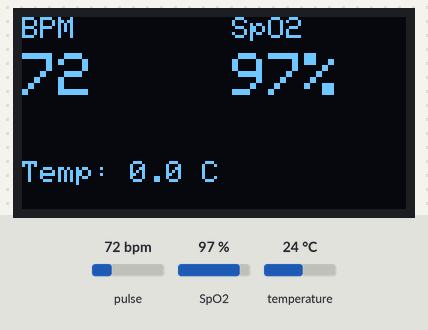
The sketch below on a simulated Seeed XIAO ESP32-C3. Parts: 128×64 one-colour display. The test bench sets the inputs (shaded band); at power-on: pulse 72 bpm, SpO2 97 %, temperature 24 °C. What the sketch prints to the serial monitor is not drawn.

Above: at 3.4 s.
3.5 s: pulse set to 42 bpm
At 5.6 s:
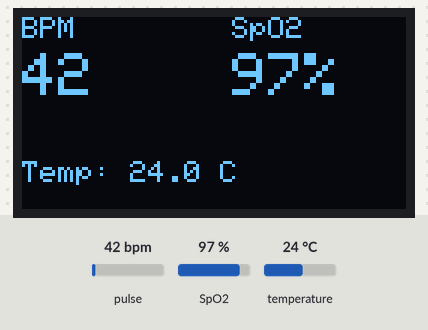
6.8 s: SpO2 set to 80 %
At 8.3 s:
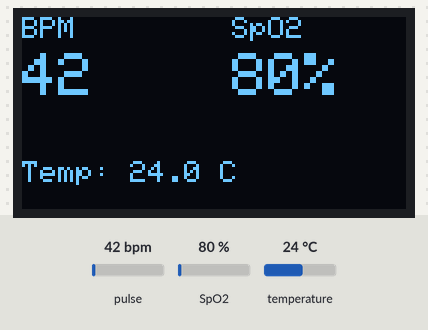
9.4 s: temperature set to 12 °C
At 10.9 s:
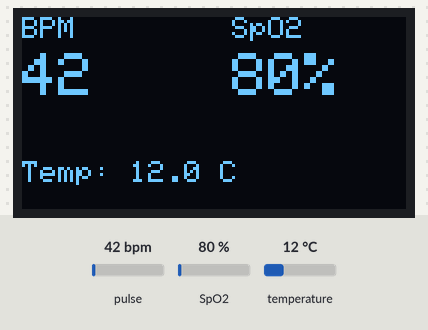
14.5 s: pulse set to 70 bpm
At 16.2 s:
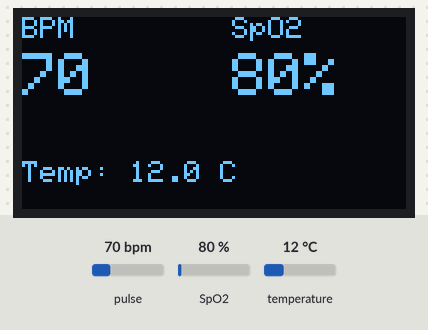
Timing chart, 0 to 17.7 s (numbered marks = the images above; inputs shaded):
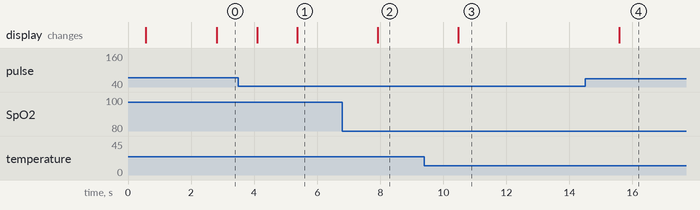

The sketch:

MAX30102_Full_Monitor.ino
```cpp
// (licence header left out)
#include <Wire.h>
#include "MAX30105.h"
#include "heartRate.h"
#include "spo2_algorithm.h"
#include <Adafruit_GFX.h>
#include <Adafruit_SSD1306.h>
#include <string.h>

// ====================== OLED ======================
#define SCREEN_WIDTH 128
#define SCREEN_HEIGHT 64
#define OLED_RESET    -1
Adafruit_SSD1306 display(SCREEN_WIDTH, SCREEN_HEIGHT, &Wire, OLED_RESET);

// ====================== SENSOR ======================
MAX30105 particleSensor;

const byte RATE_SIZE = 8;
byte rates[RATE_SIZE];
byte rateSpot = 0;
long lastBeat = 0;

float beatsPerMinute = 0;
int beatAvg = 0;

// SpO2 buffers
#define BUFFER_SIZE 100
uint32_t irBuffer[BUFFER_SIZE];
uint32_t redBuffer[BUFFER_SIZE];
int bufferIndex = 0;

int32_t spo2;
int8_t validSPO2;
int32_t heartRate;
int8_t validHeartRate;

float temperature = 0;
bool fingerDetected = false;

unsigned long lastTempRead = 0;
const unsigned long TEMP_READ_INTERVAL = 5000;

void setup() {
  Serial.begin(115200);
  delay(500);

  Serial.println("\n=== MAX30102 Full Monitor (HR + SpO2 + Temp) ===");
  Serial.println("Commands: r = reset average | t = force temp read");

  // ---------- OLED ----------
  if (!display.begin(SSD1306_SWITCHCAPVCC, 0x3C)) {
    Serial.println("WARNING: SSD1306 OLED not found at 0x3C");
    Serial.println("Continuing without display...");
  } else {
    display.clearDisplay();
    display.setTextSize(1);
    display.setTextColor(SSD1306_WHITE);
    display.setCursor(0, 0);
    display.println("MAX30102 Starting...");
    display.display();
    delay(1000);
  }

  // ---------- Sensor ----------
  if (!particleSensor.begin(Wire, I2C_SPEED_FAST)) {
    Serial.println("ERROR: MAX3010x not found! Check wiring.");
    while (1);
  }

  Serial.println("Sensor initialized successfully");

  // Recommended settings for SpO2 + Heart Rate
  byte ledBrightness = 60;
  byte sampleAverage = 4;
  byte ledMode = 2;          // Red + IR
  byte sampleRate = 100;
  int pulseWidth = 411;
  int adcRange = 4096;

  particleSensor.setup(ledBrightness, sampleAverage, ledMode, sampleRate, pulseWidth, adcRange);
  particleSensor.setPulseAmplitudeRed(0x1F);
  particleSensor.setPulseAmplitudeIR(0x1F);
  particleSensor.setPulseAmplitudeGreen(0);

  Serial.println("Ready. Place finger on sensor.\n");
}

void loop() {
  // ---------- Serial Commands ----------
  if (Serial.available()) {
    char c = Serial.read();
    if (c == 'r' || c == 'R') {
      beatAvg = 0;
      rateSpot = 0;
      memset(rates, 0, RATE_SIZE);
      Serial.println("Average reset");
    }
    if (c == 't' || c == 'T') {
      temperature = particleSensor.readTemperature();
      Serial.print("Temperature: ");
      Serial.print(temperature, 1);
      Serial.println(" C");
    }
  }

  // Collect samples for SpO2 algorithm
  while (bufferIndex < BUFFER_SIZE) {
    irBuffer[bufferIndex] = particleSensor.getIR();
    redBuffer[bufferIndex] = particleSensor.getRed();
    bufferIndex++;
  }
  bufferIndex = 0;

  // Calculate SpO2 and HR
  maxim_heart_rate_and_oxygen_saturation(
    irBuffer, BUFFER_SIZE,
    redBuffer,
    &spo2, &validSPO2,
    &heartRate, &validHeartRate
  );

  long irValue = particleSensor.getIR();

  // Finger detection
  if (irValue < 50000) {
    fingerDetected = false;
  } else {
    fingerDetected = true;
  }

  // Beat detection (refinement)
  if (fingerDetected && checkForBeat(irValue)) {
    long delta = millis() - lastBeat;
    lastBeat = millis();

    beatsPerMinute = 60.0 / (delta / 1000.0);

    if (beatsPerMinute > 40 && beatsPerMinute < 180) {
      rates[rateSpot++] = (byte)beatsPerMinute;
      rateSpot %= RATE_SIZE;

      beatAvg = 0;
      for (byte i = 0; i < RATE_SIZE; i++) {
        beatAvg += rates[i];
      }
      beatAvg /= RATE_SIZE;
    }
  }

  // Prefer algorithm HR if valid
  if (validHeartRate && heartRate > 40 && heartRate < 180) {
    beatAvg = heartRate;
  }

  // Temperature every 5 seconds
  if (millis() - lastTempRead > TEMP_READ_INTERVAL) {
    temperature = particleSensor.readTemperature();
    lastTempRead = millis();
  }

  // ---------- Serial Output ----------
  Serial.print("IR=");
  Serial.print(irValue);
  Serial.print(" | BPM=");
  Serial.print(beatAvg);
  Serial.print(" | SpO2=");
  if (validSPO2) Serial.print(spo2);
  else Serial.print("--");
  Serial.print("% | Temp=");
  Serial.print(temperature, 1);
  Serial.println("C");

  // ---------- OLED Display ----------
  display.clearDisplay();
  display.setTextColor(SSD1306_WHITE);

  if (!fingerDetected) {
    display.setTextSize(2);
    display.setCursor(18, 18);
    display.println("Place");
    display.setCursor(10, 42);
    display.println("Finger");
  } else {
    // BPM
    display.setTextSize(1);
    display.setCursor(0, 0);
    display.print("BPM");
    display.setTextSize(2);
    display.setCursor(0, 12);
    display.print(beatAvg);

    // SpO2
    display.setTextSize(1);
    display.setCursor(70, 0);
    display.print("SpO2");
    display.setTextSize(2);
    display.setCursor(70, 12);
    if (validSPO2) {
      display.print(spo2);
      display.print("%");
    } else {
      display.print("--");
    }

    // Temperature
    display.setTextSize(1);
    display.setCursor(0, 48);
    display.print("Temp: ");
    display.print(temperature, 1);
    display.print(" C");
  }

  display.display();
  delay(20);
}
```

Measured:
- after the input at 3.5 s, the display: first changes after 0.59 s (image 1 shows a later state)
- after the input at 6.8 s, the display: changes after 1.1 s (image 2)
- after the input at 9.4 s, the display: changes after 1.1 s (image 3)
- after the input at 14.5 s, the display: changes after 1.1 s (image 4)
